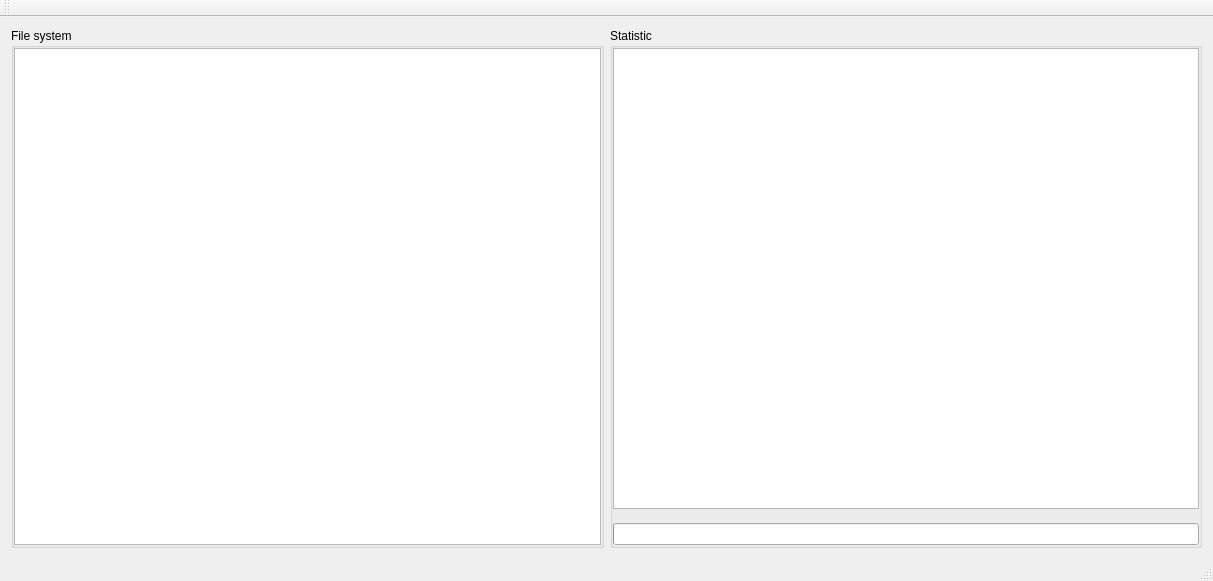
<?xml version="1.0" encoding="UTF-8"?>
<ui version="4.0">
 <class>MainWindow</class>
 <widget class="QMainWindow" name="MainWindow">
  <property name="geometry">
   <rect>
    <x>0</x>
    <y>0</y>
    <width>1213</width>
    <height>581</height>
   </rect>
  </property>
  <property name="windowTitle">
   <string>Subdir statistics collector</string>
  </property>
  <widget class="QWidget" name="centralWidget">
   <layout class="QHBoxLayout" name="horizontalLayout">
    <item>
     <widget class="QGroupBox" name="groupBox">
      <property name="maximumSize">
       <size>
        <width>1000</width>
        <height>16777215</height>
       </size>
      </property>
      <property name="title">
       <string>File system</string>
      </property>
      <layout class="QVBoxLayout" name="verticalLayout">
       <property name="spacing">
        <number>0</number>
       </property>
       <property name="leftMargin">
        <number>0</number>
       </property>
       <property name="topMargin">
        <number>0</number>
       </property>
       <property name="rightMargin">
        <number>0</number>
       </property>
       <property name="bottomMargin">
        <number>0</number>
       </property>
       <item>
        <widget class="QTreeView" name="fileTreeView"/>
       </item>
      </layout>
     </widget>
    </item>
    <item>
     <widget class="QGroupBox" name="groupBox_2">
      <property name="title">
       <string>Statistic</string>
      </property>
      <layout class="QVBoxLayout" name="verticalLayout_2">
       <property name="spacing">
        <number>0</number>
       </property>
       <property name="leftMargin">
        <number>0</number>
       </property>
       <property name="topMargin">
        <number>0</number>
       </property>
       <property name="rightMargin">
        <number>0</number>
       </property>
       <property name="bottomMargin">
        <number>0</number>
       </property>
       <item>
        <widget class="QTableView" name="statisticView"/>
       </item>
       <item>
        <widget class="QLabel" name="statusLabel">
         <property name="text">
          <string/>
         </property>
        </widget>
       </item>
       <item>
        <widget class="QProgressBar" name="progressBar">
         <property name="maximum">
          <number>1</number>
         </property>
         <property name="value">
          <number>-1</number>
         </property>
        </widget>
       </item>
      </layout>
     </widget>
    </item>
   </layout>
  </widget>
  <widget class="QMenuBar" name="menuBar">
   <property name="geometry">
    <rect>
     <x>0</x>
     <y>0</y>
     <width>1213</width>
     <height>18</height>
    </rect>
   </property>
  </widget>
  <widget class="QToolBar" name="mainToolBar">
   <attribute name="toolBarArea">
    <enum>TopToolBarArea</enum>
   </attribute>
   <attribute name="toolBarBreak">
    <bool>false</bool>
   </attribute>
  </widget>
  <widget class="QStatusBar" name="statusBar"/>
 </widget>
 <layoutdefault spacing="6" margin="11"/>
 <resources/>
 <connections/>
</ui>
